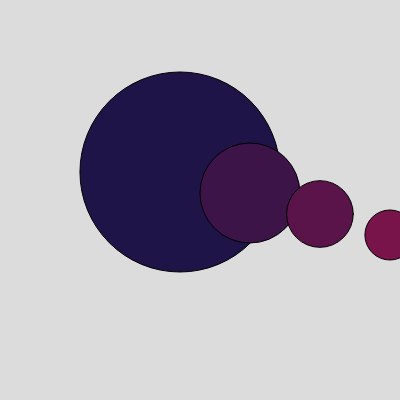
Frame 1 (no input)
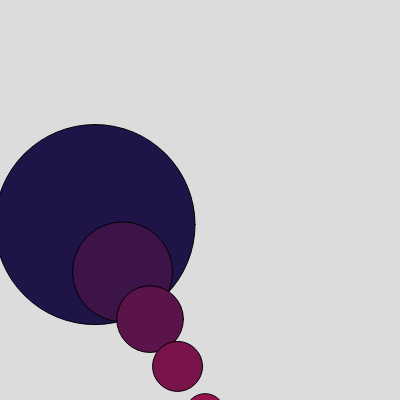
Frame 60 (no input)
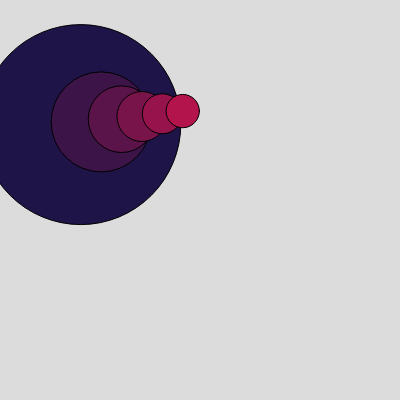
Frame 120 (the mouse pressed at the canvas centre since frame 60)

The p5.js sketch that drew these frames (run headless with seeded random() and noise() and a simulated clock; from frame 60 on, the mouse is pressed at the canvas centre):

// p5.js sketch
// ── sketch.js
function setup() {
  createCanvas(400, 400);
}

function draw() {
  background(220);
  for (let i=0; i<7; i++) {
    fill(30*i, 20, i+70);
    translate(p5.Vector.fromAngle(millis() / 500, 30));
    circle(80, 150, 200/i)
    translate(40,20)
    }
}
